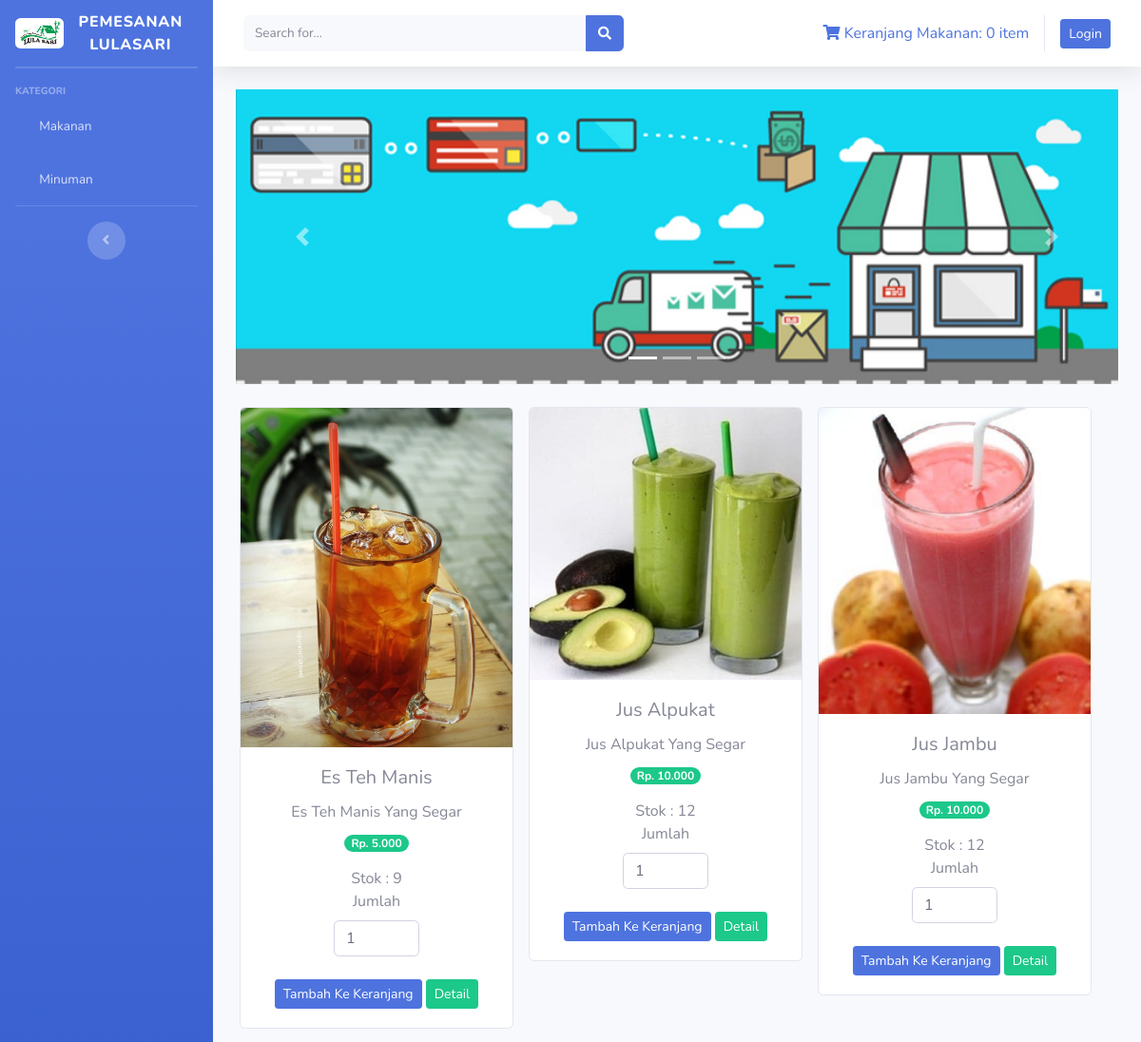
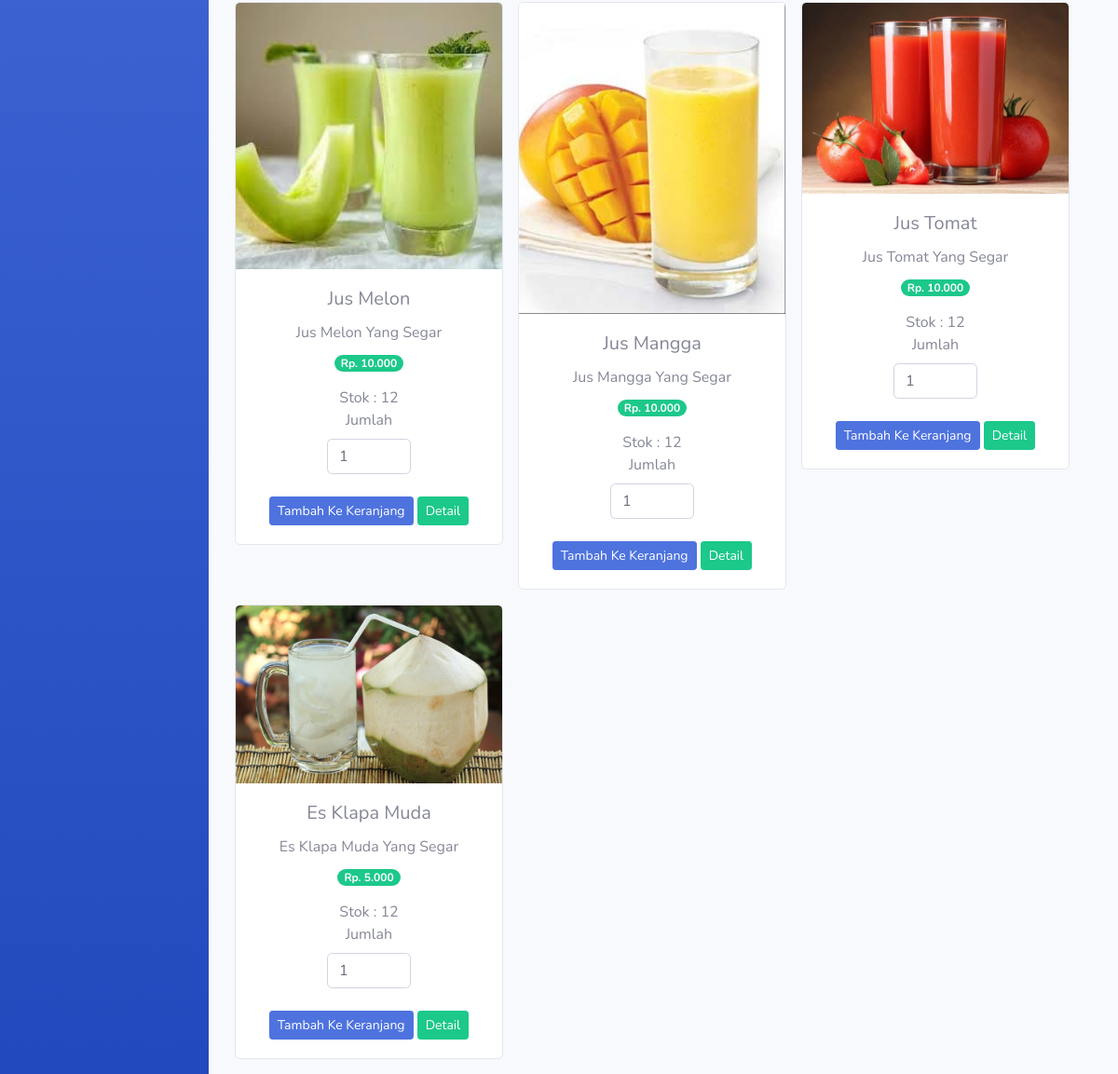
The page /index.php/kategori/minuman on the database its author committed (2 pictures, top to bottom).
### tables this page shows
CREATE TABLE `tb_makmin` (
  `id_makmin` int(11) NOT NULL,
  `nama_makmin` varchar(120) NOT NULL,
  `keterangan` varchar(225) NOT NULL,
  `kategori` varchar(60) NOT NULL,
  `harga` int(11) NOT NULL,
  `stok` int(3) NOT NULL,
  `gambar` text NOT NULL
);

### application/controllers/kategori.php (called while the page is built, shortened)
<?php
class Kategori extends CI_Controller{
    public function minuman(){
        $where = array('stok !=' => 0,
                        'kategori' => 'Minuman'
    );
        $data['minuman'] = $this->model_kategori->data_minuman($where)->result();
        $this->load->view('templates/header');
        $this->load->view('templates/sidebar');
        $this->load->view('minuman', $data);
        $this->load->view('templates/footer');
    }
}

### index.php (called while the page is built, shortened)
<?php
require_once BASEPATH.'core/CodeIgniter.php';

### application/models/model_kategori.php (called while the page is built, shortened)
<?php
class Model_kategori extends CI_Model{
    public function data_minuman($where){
        return $this->db->get_where('tb_makmin', $where);
    }
}

### application/views/minuman.php (the view, shortened to what this page needs)
<div class="container-fluid">
<div id="carouselExampleIndicators" class="carousel slide" data-ride="carousel">
  <ol class="carousel-indicators">
    <li data-target="#carouselExampleIndicators" data-slide-to="0" class="active"></li>
    <li data-target="#carouselExampleIndicators" data-slide-to="1"></li>
    <li data-target="#carouselExampleIndicators" data-slide-to="2"></li>
  </ol>
  <div class="carousel-inner">
    <div class="carousel-item active">
      <img src="<?php echo base_url('assets/img/slider1.jpg') ?>" class="d-block w-100" alt="...">
    </div>
  </div>
  <a class="carousel-control-prev" href="#carouselExampleIndicators" role="button" data-slide="prev">
    <span class="carousel-control-prev-icon" aria-hidden="true"></span>
  </a>
  <a class="carousel-control-next" href="#carouselExampleIndicators" role="button" data-slide="next">
    <span class="carousel-control-next-icon" aria-hidden="true"></span>
  </a>
</div>
<div class="row text-center mt-4">
<?php  foreach ($minuman as $makmin) : ?>
<form action="<?php echo base_url('dashboard/tambah_ke_keranjang') ?>" method="post">
    <div class="card ml-3 mb-3" style="width: 18rem;">
        <img src="<?php echo base_url().'/uploads/'.$makmin->gambar ?>" class="card-img-top img-fluid" alt="...">
        <div class="card-body">
            <h5 class="card-title"><?php echo $makmin->nama_makmin ?></h5>
            <p class="card-text mb-2"><?php echo $makmin->keterangan ?></p>
            <span class="badge badge-pill badge-success mb-3">Rp. <?php echo number_format($makmin->harga, 0,',','.') ?></span><br>
            <span>Stok : <?php echo $makmin->stok ?></span><br>
            <label>Jumlah</label>
            <div class="row">
            <div class="col-md-4"></div>
            <input type="number" name="jumlah" value="1" class="form-control col-md-4"><br>
            <div class="col-md-4"></div>
            </div>
            <br>
            <button type="submit" class="btn btn-primary btn-sm">Tambah Ke Keranjang</button>
            <?php echo anchor('welcome/detail/'.$makmin->id_makmin, '<div class="btn btn-success btn-sm">Detail</div>') ?>
        </div>
    </div>
    </form>
<?php endforeach; ?>
    </div>
</div>

### rows shown on the page
tb_makmin: gambar (picture), nama_makmin "Es Teh Manis", keterangan "Es Teh Manis Yang Segar", harga "5.000", stok "9", id_makmin "Detail"
tb_makmin: gambar (picture), nama_makmin "Jus Alpukat", keterangan "Jus Alpukat Yang Segar", harga "10.000", stok "12", id_makmin "Detail"
tb_makmin: gambar (picture), nama_makmin "Jus Jambu", keterangan "Jus Jambu Yang Segar", harga "10.000", stok "12", id_makmin "Detail"
tb_makmin: gambar (picture), nama_makmin "Jus Melon", keterangan "Jus Melon Yang Segar", harga "10.000", stok "12", id_makmin "Detail"
tb_makmin: gambar (picture), nama_makmin "Jus Mangga", keterangan "Jus Mangga Yang Segar", harga "10.000", stok "12", id_makmin "Detail"
tb_makmin: gambar (picture), nama_makmin "Jus Tomat", keterangan "Jus Tomat Yang Segar", harga "10.000", stok "12", id_makmin "Detail"
tb_makmin: gambar (picture), nama_makmin "Es Klapa Muda", keterangan "Es Klapa Muda Yang Segar", harga "5.000", stok "12", id_makmin "Detail"

### other values the page prints
$this->cart->total_items() "0"
